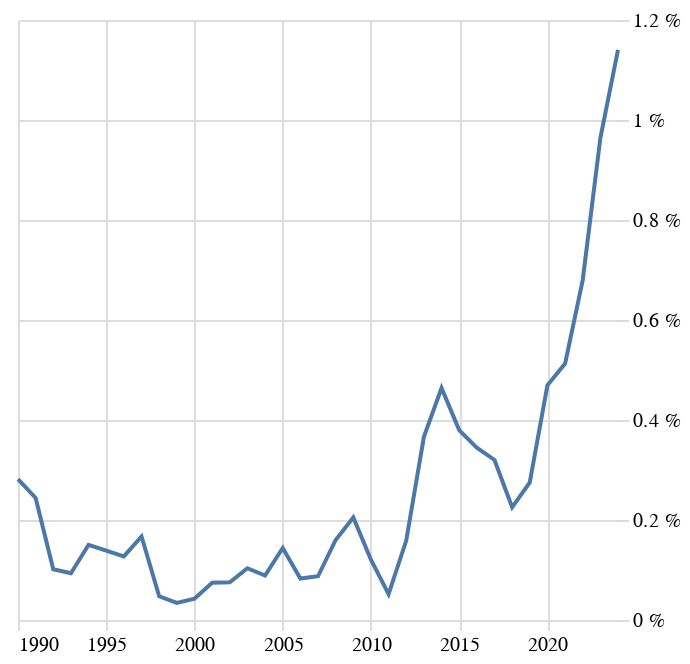

Notebook cell for this chart:
### Code cell
grafik('erotické')

### Figure 1 — Vega-Lite specification as saved in the notebook (floating-point values rounded to 4 significant figures)
{"config": {"title": {"font": "Noticia Text", "fontSize": 14, "anchor": "start", "lineHeight": 21, "fontWeight": "bolder", "subtitleFont": "Noticia Text", "subtitleFontSize": 12, "subtitleFontWeight": "lighter", "subtitlePadding": 12, "dy": -12}, "axis": {"labelFont": "Asap", "titleFont": "Asap", "fontWeight": "lighter", "titleFontWeight": "lighter", "labelFontSize": 10, "titleFontSize": 10, "labelPadding": 2, "titlePadding": 10, "domainOpacity": 0, "tickColor": "#DCDDD6"}, "legend": {"labelFont": "Asap", "labelFontWeight": "normal", "titleFont": "Asap", "titleFontWeight": "normal", "labelFontSize": 10, "titleFontSize": 10}, "view": {"stroke": "transparent"}}, "data": {"name": "data-6e928044da356d396344c63b704b92fd"}, "mark": {"type": "line"}, "encoding": {"x": {"axis": {"title": null}, "field": "rok", "type": "temporal"}, "y": {"axis": {"domainOpacity": 0, "labelExpr": "datum.label * 100 + ' %'", "orient": "right", "tickColor": "#DCDDD6", "title": null}, "field": "podil", "type": "quantitative"}}, "$schema": "https://vega.github.io/schema/vega-lite/v5.8.0.json", "datasets": {"data-6e928044da356d396344c63b704b92fd": [{"rok": "1990-01-01T00:00:00", "pocet": 11, "len_right": 3905, "podil": 0.002817}, {"rok": "1991-01-01T00:00:00", "pocet": 10, "len_right": 4096, "podil": 0.002441}, {"rok": "1992-01-01T00:00:00", "pocet": 5, "len_right": 4924, "podil": 0.001015}, {"rok": "1993-01-01T00:00:00", "pocet": 6, "len_right": 6408, "podil": 0.0009363}, {"rok": "1994-01-01T00:00:00", "pocet": 10, "len_right": 6650, "podil": 0.001504}, {"rok": "1996-01-01T00:00:00", "pocet": 10, "len_right": 7861, "podil": 0.001272}, {"rok": "1997-01-01T00:00:00", "pocet": 14, "len_right": 8379, "podil": 0.001671}, {"rok": "1998-01-01T00:00:00", "pocet": 4, "len_right": 8424, "podil": 0.0004748}, {"rok": "1999-01-01T00:00:00", "pocet": 3, "len_right": 8818, "podil": 0.0003402}, {"rok": "2000-01-01T00:00:00", "pocet": 4, "len_right": 9365, "podil": 0.0004271}, {"rok": "2001-01-01T00:00:00", "pocet": 7, "len_right": 9380, "podil": 0.0007463}, {"rok": "2002-01-01T00:00:00", "pocet": 7, "len_right": 9295, "podil": 0.0007531}, {"rok": "2003-01-01T00:00:00", "pocet": 10, "len_right": 9649, "podil": 0.001036}, {"rok": "2004-01-01T00:00:00", "pocet": 9, "len_right": 10113, "podil": 0.0008899}, {"rok": "2005-01-01T00:00:00", "pocet": 15, "len_right": 10419, "podil": 0.00144}, {"rok": "2006-01-01T00:00:00", "pocet": 9, "len_right": 10852, "podil": 0.0008293}, {"rok": "2007-01-01T00:00:00", "pocet": 10, "len_right": 11430, "podil": 0.0008749}, {"rok": "2008-01-01T00:00:00", "pocet": 19, "len_right": 11872, "podil": 0.0016}, {"rok": "2009-01-01T00:00:00", "pocet": 23, "len_right": 11216, "podil": 0.002051}, {"rok": "2010-01-01T00:00:00", "pocet": 14, "len_right": 11601, "podil": 0.001207}, {"rok": "2011-01-01T00:00:00", "pocet": 6, "len_right": 11602, "podil": 0.0005172}, {"rok": "2012-01-01T00:00:00", "pocet": 18, "len_right": 11321, "podil": 0.00159}, {"rok": "2013-01-01T00:00:00", "pocet": 42, "len_right": 11463, "podil": 0.003664}, {"rok": "2014-01-01T00:00:00", "pocet": 53, "len_right": 11422, "podil": 0.00464}, {"rok": "2015-01-01T00:00:00", "pocet": 45, "len_right": 11846, "podil": 0.003799}, {"rok": "2016-01-01T00:00:00", "pocet": 39, "len_right": 11317, "podil": 0.003446}, {"rok": "2017-01-01T00:00:00", "pocet": 36, "len_right": 11247, "podil": 0.003201}, {"rok": "2018-01-01T00:00:00", "pocet": 26, "len_right": 11535, "podil": 0.002254}, {"rok": "2019-01-01T00:00:00", "pocet": 31, "len_right": 11260, "podil": 0.002753}, {"rok": "2020-01-01T00:00:00", "pocet": 49, "len_right": 10438, "podil": 0.004694}, {"rok": "2021-01-01T00:00:00", "pocet": 55, "len_right": 10725, "podil": 0.005128}, {"rok": "2022-01-01T00:00:00", "pocet": 75, "len_right": 11033, "podil": 0.006798}, {"rok": "2023-01-01T00:00:00", "pocet": 95, "len_right": 9855, "podil": 0.00964}, {"rok": "2024-01-01T00:00:00", "pocet": 101, "len_right": 8859, "podil": 0.0114}]}}
